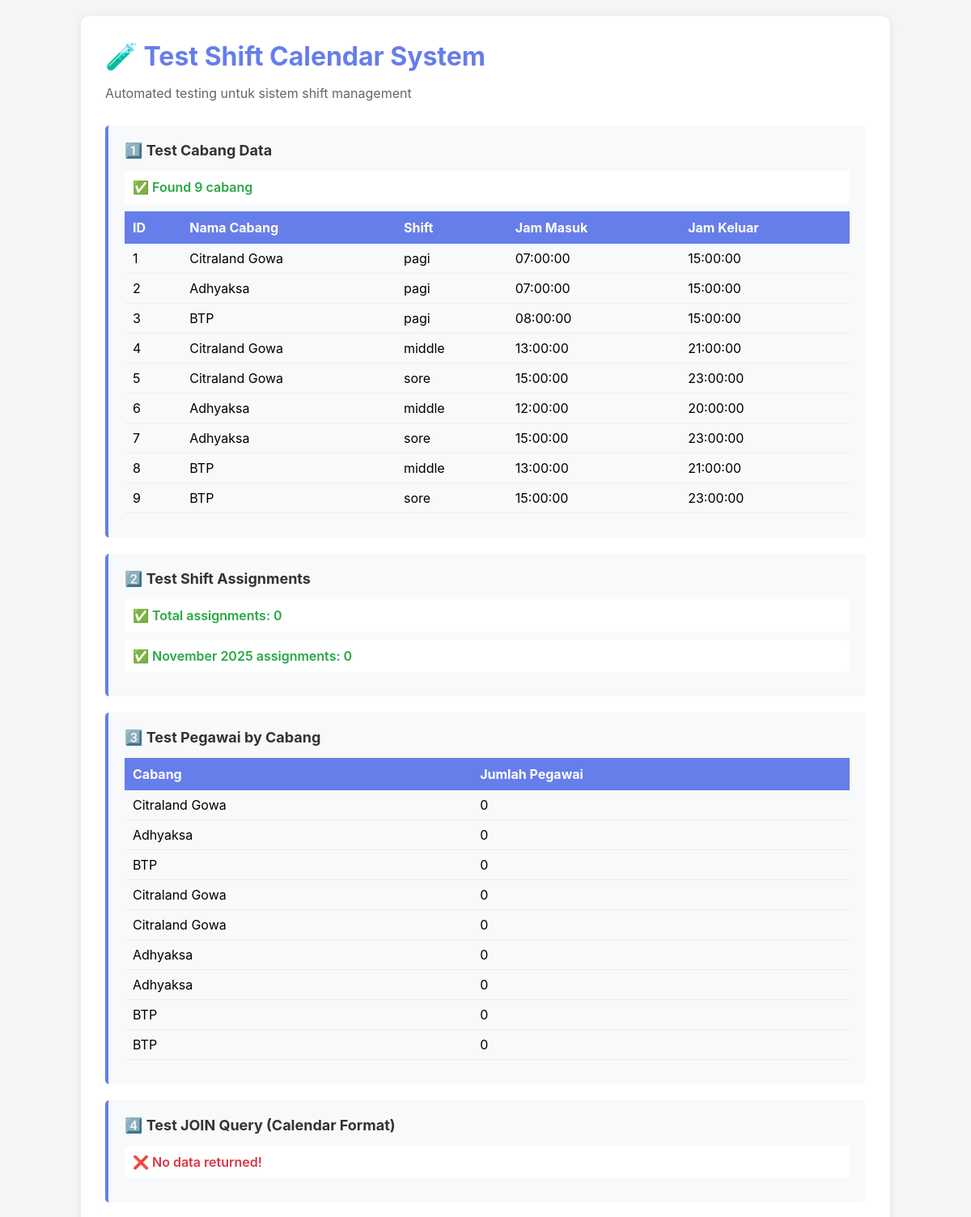
The page /test_shift_calendar_web.php (upper part) on the database as committed earlier.
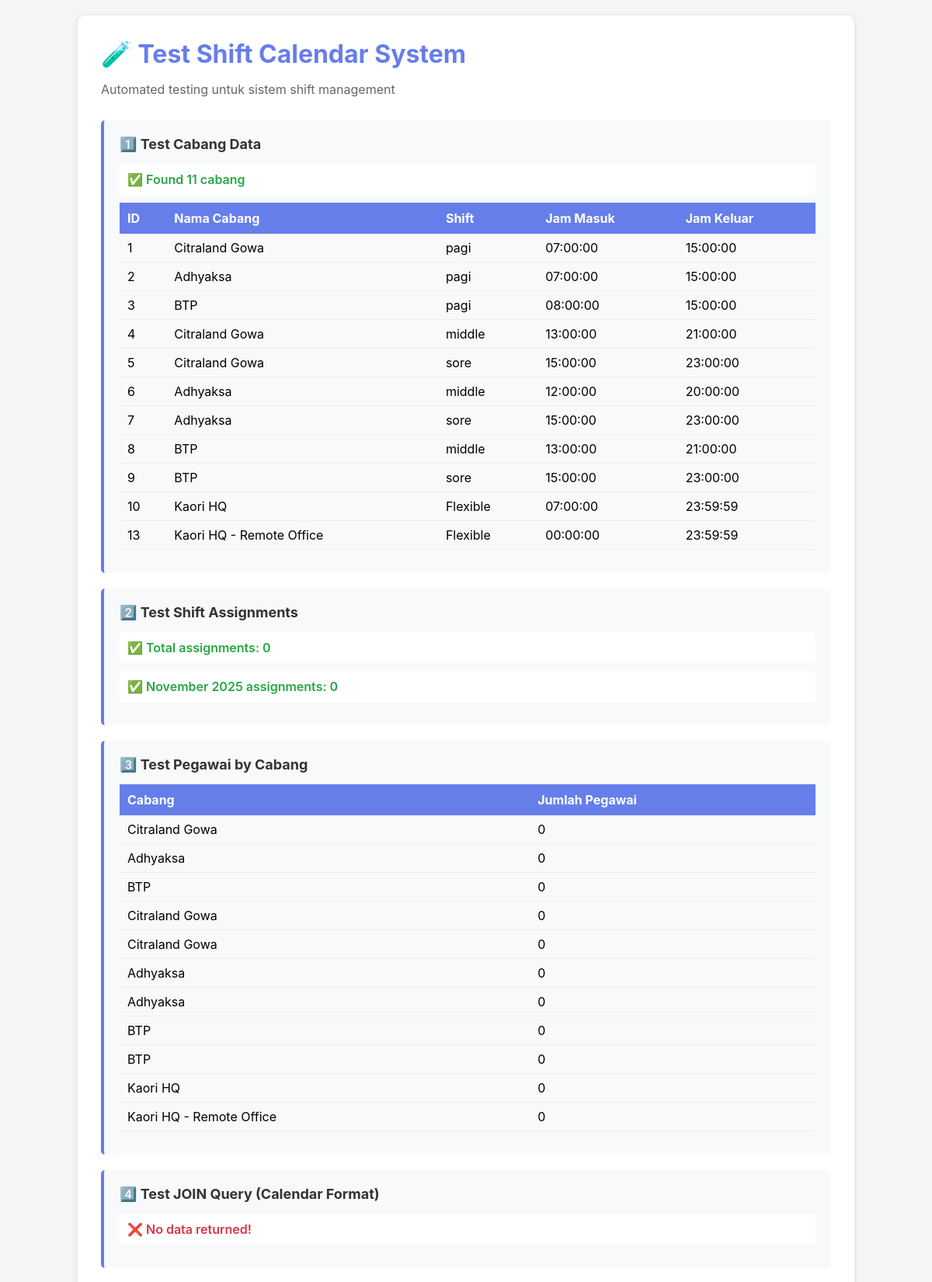
The same page on the database as committed later.
### tables this page shows
CREATE TABLE `cabang` (
  `id` int(11) NOT NULL AUTO_INCREMENT,
  `nama_cabang` varchar(255) NOT NULL,
  `latitude` decimal(10,8) NOT NULL,
  `longitude` decimal(11,8) NOT NULL,
  `radius_meter` int(11) NOT NULL,
  `nama_shift` varchar(255) NOT NULL,
  `jam_masuk` time NOT NULL,
  `jam_keluar` time NOT NULL,
  PRIMARY KEY (`id`)
);

### test_shift_calendar_web.php (the view, shortened to what this page needs)
<!DOCTYPE html>
<html lang="id">
<head>
</head>
<body>
    <div class="container">
        <h1>🧪 Test Shift Calendar System</h1>
        <p style="color: #666; margin-bottom: 30px;">Automated testing untuk sistem shift management</p>
        <?php
        require_once 'connect.php';
        echo '<div class="test-section">';
        echo '<h2>1️⃣ Test Cabang Data</h2>';
        $stmt = $pdo->query("SELECT id, nama_cabang, nama_shift, jam_masuk, jam_keluar FROM cabang ORDER BY id");
        $cabang_list = $stmt->fetchAll(PDO::FETCH_ASSOC);
        if (count($cabang_list) > 0) {
            echo '<div class="result"><span class="success">✅ Found ' . count($cabang_list) . ' cabang</span></div>';
            echo '<table>';
            echo '<tr><th>ID</th><th>Nama Cabang</th><th>Shift</th><th>Jam Masuk</th><th>Jam Keluar</th></tr>';
            foreach ($cabang_list as $c) {
                echo "<tr>";
                echo "<td>{$c['id']}</td>";
                echo "<td>{$c['nama_cabang']}</td>";
                echo "<td>{$c['nama_shift']}</td>";
                echo "<td>{$c['jam_masuk']}</td>";
                echo "<td>{$c['jam_keluar']}</td>";
                echo "</tr>";
            }
            echo '</table>';
        } else {
            echo '<div class="result"><span class="error">❌ No cabang data found!</span></div>';
        }
        echo '</div>';
        echo '<div class="test-section">';
        echo '<h2>2️⃣ Test Shift Assignments</h2>';
        $stmt = $pdo->query("SELECT COUNT(*) as total FROM shift_assignments");
        $result = $stmt->fetch(PDO::FETCH_ASSOC);
        echo '<div class="result"><span class="success">✅ Total assignments: ' . $result['total'] . '</span></div>';
        $stmt = $pdo->query("
            SELECT COUNT(*) as total
            FROM shift_assignments
            WHERE DATE_FORMAT(tanggal_shift, '%Y-%m') = '2025-11'
        ");
        $result = $stmt->fetch(PDO::FETCH_ASSOC);
        echo '<div class="result"><span class="success">✅ November 2025 assignments: ' . $result['total'] . '</span></div>';
        echo '</div>';
        echo '<div class="test-section">';
        echo '<h2>3️⃣ Test Pegawai by Cabang</h2>';
        echo '<table>';
        echo '<tr><th>Cabang</th><th>Jumlah Pegawai</th></tr>';
        foreach ($cabang_list as $cabang) {
            $stmt = $pdo->prepare("
                SELECT COUNT(*) as total
                FROM register
                WHERE id_cabang = ? AND role = 'user'
            ");
            $stmt->execute([$cabang['id']]);
            $result = $stmt->fetch(PDO::FETCH_ASSOC);
            echo "<tr>";
            echo "<td>{$cabang['nama_cabang']}</td>";
            echo "<td>{$result['total']}</td>";
            echo "</tr>";
        }
        echo '</table>';
        echo '</div>';
        echo '<div class="test-section">';
        echo '<h2>4️⃣ Test JOIN Query (Calendar Format)</h2>';
        $stmt = $pdo->query("
            SELECT
                sa.id,
                sa.tanggal_shift,
                DATE_FORMAT(CONCAT(sa.tanggal_shift, ' ', c.jam_masuk), '%Y-%m-%d %H:%i:%s') as start,
                DATE_FORMAT(CONCAT(sa.tanggal_shift, ' ', c.jam_keluar), '%Y-%m-%d %H:%i:%s') as end,
                c.nama_cabang,
                c.nama_shift,
                r.nama_lengkap
            FROM shift_assignments sa
            JOIN cabang c ON sa.cabang_id = c.id
            JOIN register r ON sa.user_id = r.id
            WHERE sa.tanggal_shift >= '2025-11-05'
            ORDER BY sa.tanggal_shift
            LIMIT 5
        ");
        $results = $stmt->fetchAll(PDO::FETCH_ASSOC);
        if (count($results) > 0) {
            echo '<div class="result"><span class="success">✅ JOIN Query successful!</span></div>';
            echo '<table>';
            echo '<tr><th>Pegawai</th><th>Cabang</th><th>Tanggal</th><th>Start Time</th><th>End Time</th></tr>';
            foreach ($results as $r) {
                echo "<tr>";
                echo "<td>{$r['nama_lengkap']}</td>";
                echo "<td>{$r['nama_cabang']}</td>";
                echo "<td>{$r['tanggal_shift']}</td>";
                echo "<td>{$r['start']}</td>";
                echo "<td>{$r['end']}</td>";
                echo "</tr>";
            }
            echo '</table>';
        } else {
            echo '<div class="result"><span class="error">❌ No data returned!</span></div>';
        }
        echo '</div>';
        ?>
    </div>
</body>
</html>

Rows that differ between the two databases and show on the page:
added cabang: id "10", nama_cabang "Kaori HQ", nama_shift "Flexible", jam_masuk "07:00:00", jam_keluar "23:59:59", total "0"
added cabang: id "13", nama_cabang "Kaori HQ - Remote Office", nama_shift "Flexible", jam_masuk "00:00:00", jam_keluar "23:59:59", total "0"
Other text that changed with them:
count($cabang_list): "9" → "11"
